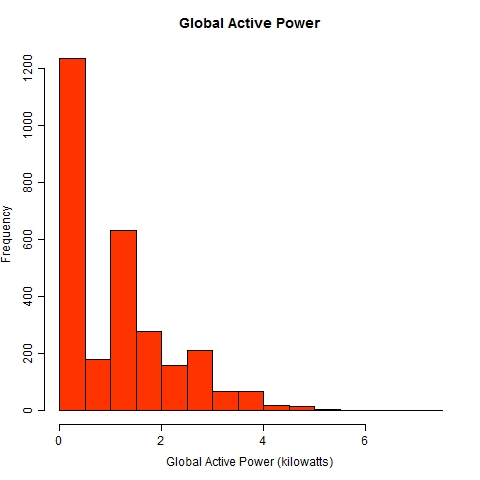

This figure's R source:

rm(list = ls())
source("readPlotData.R")


data = readPlotData()
opar <- par() 
par(cex = .75, bg = "transparent")
#png(file = "plot1.png", width = 480, height = 480, bg = "transparent")
hist(data[,3], col = "#FF3300", xlab = "Global Active Power (kilowatts)", ylab = "Frequency", main = "Global Active Power")
dev.copy(png, file = "plot1.png", width = 480, height = 480)
dev.off()
suppressWarnings(par(opar))

